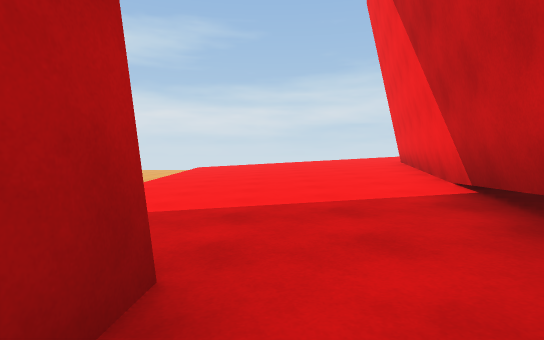
View 1 (above)

24 first-person views from a walk through a Unity game level. The camera is 1.2 m above the floor, tilts 2° down and sees 80° across. The floor is counted in squares, 2 m on a side. Each view is taken from the middle of a square. On the plan, view 1 faces up. The plan holds only what a view shows up to about 10 squares ahead; the rest is blank. The place goes on beyond the plan.

View 2
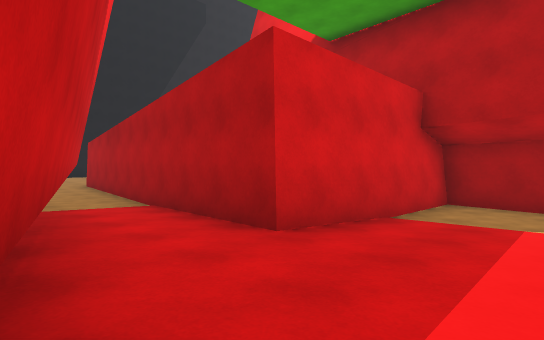

View 3
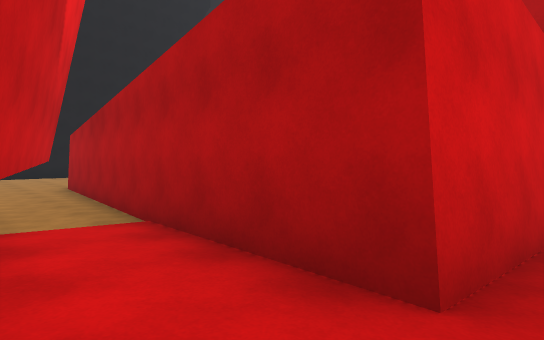

View 4
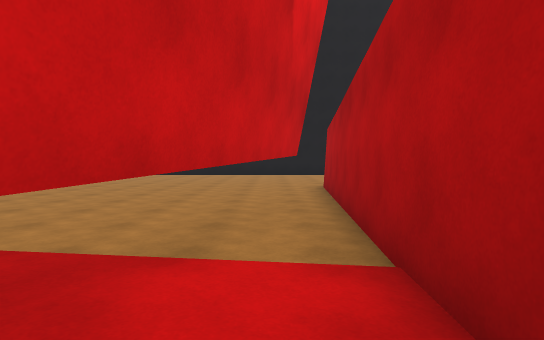

View 5
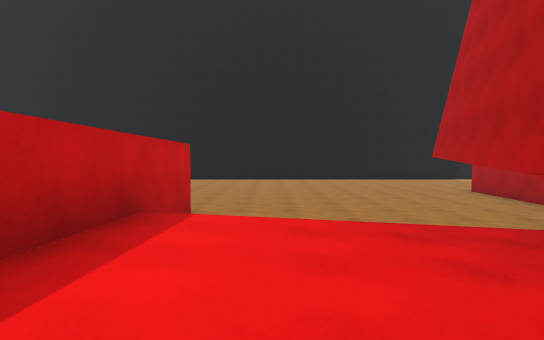

View 6
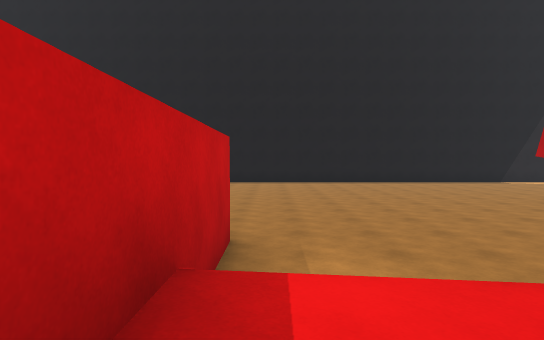

View 7
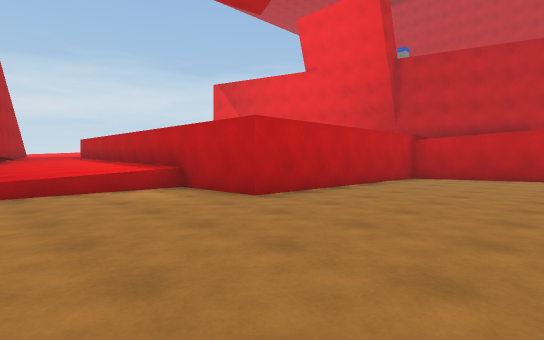

View 8
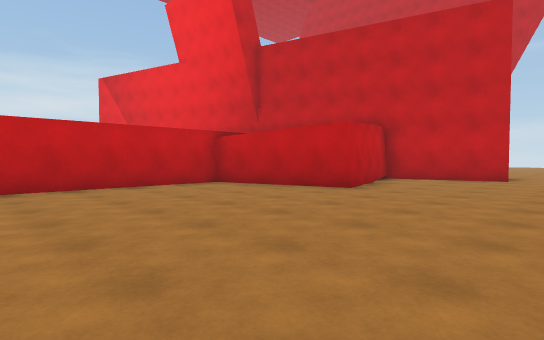

View 9
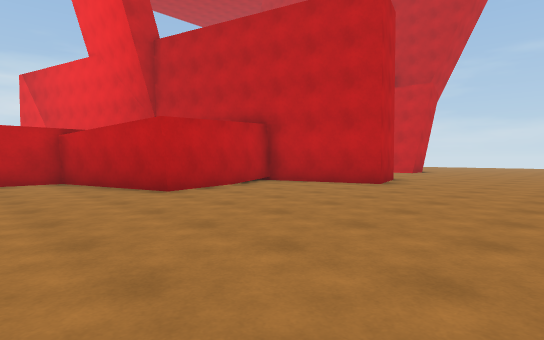

View 10
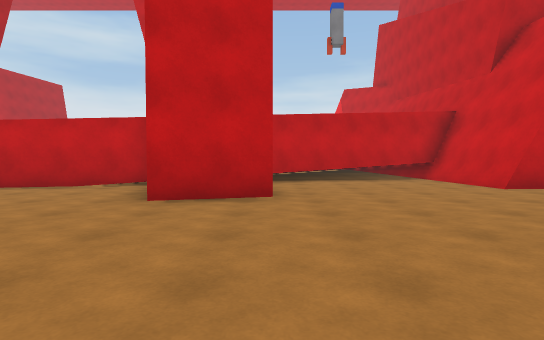

View 11
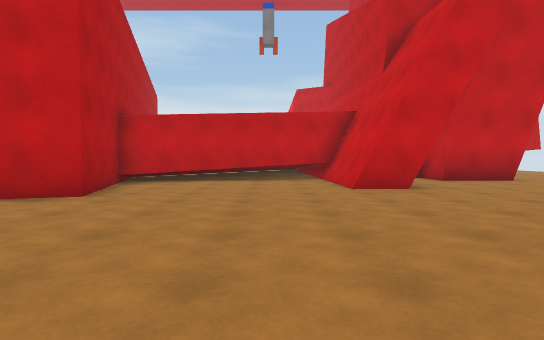

View 12
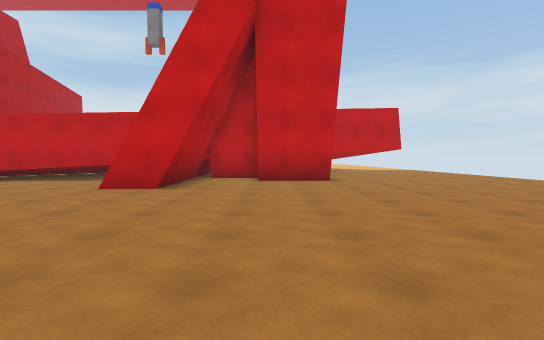

View 13
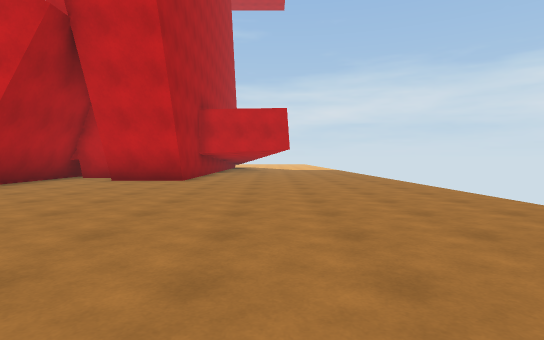

View 14
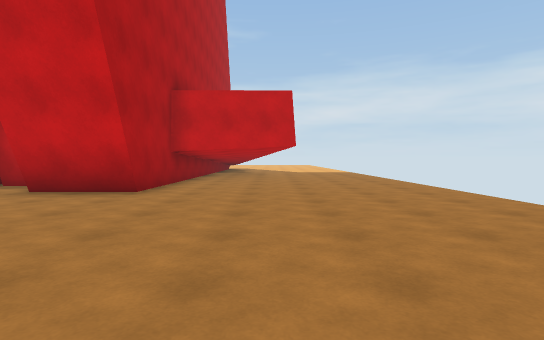

View 15
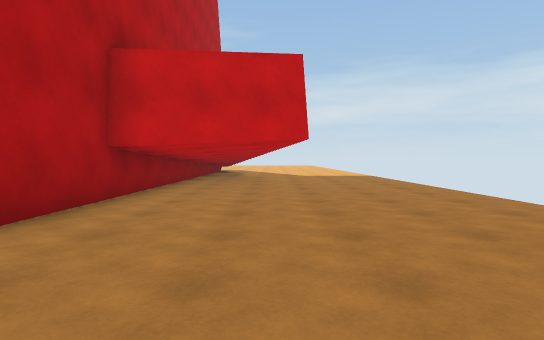

View 16
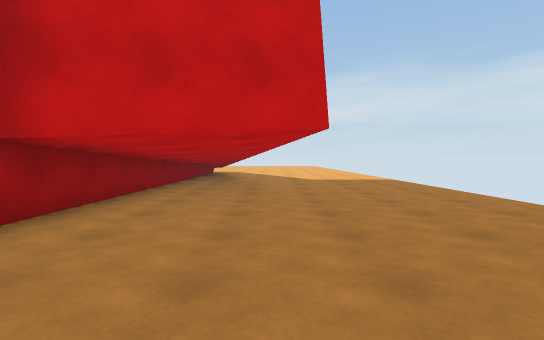

View 17
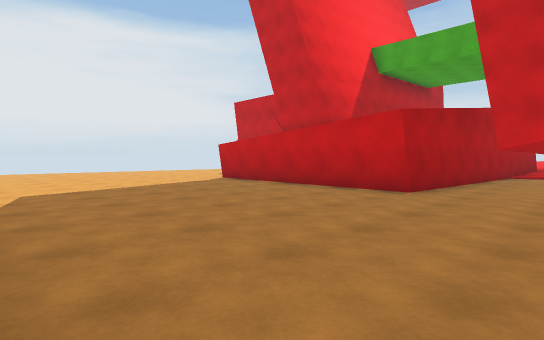

View 18
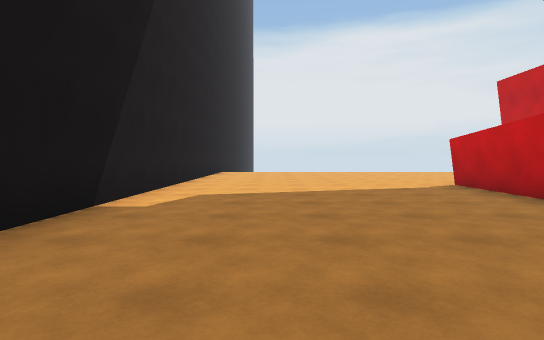

View 19
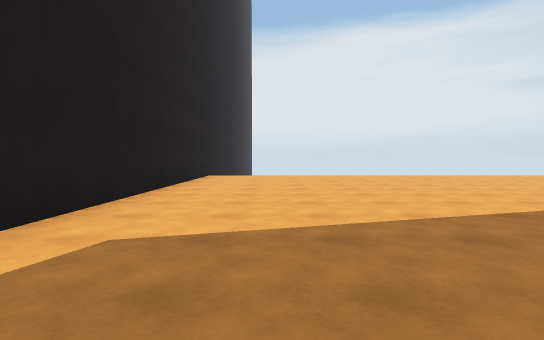

View 20
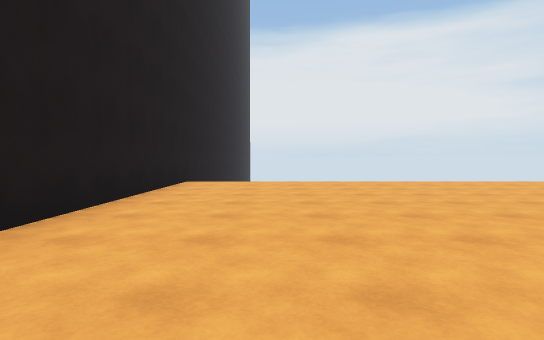

View 21
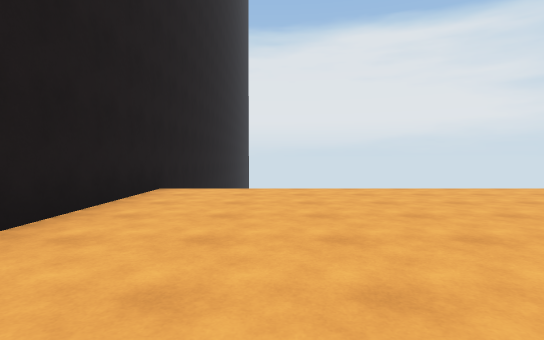

View 22
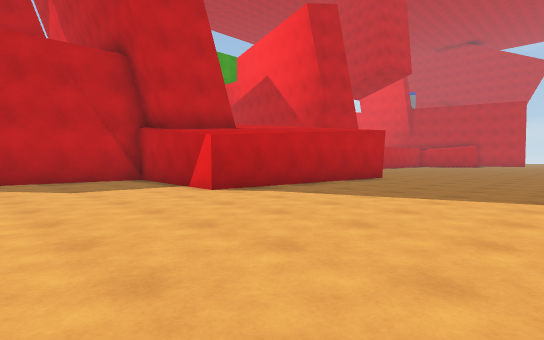

View 23
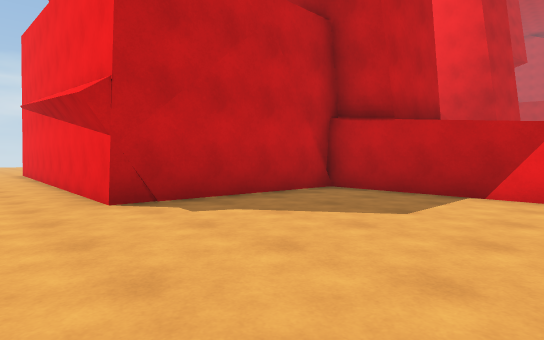

View 24
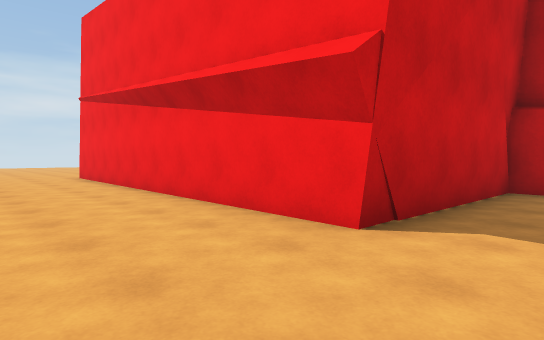

### Floor plan
Key: @ floor where view 1 was taken; # wall or solid block; . main floor; : floor 0.25 m higher than the main floor; + floor 0.5 m higher than the main floor; * floor 0.75 m higher than the main floor; % floor 1 m higher than the main floor; / step, stairs or slope; ^ raised ledge.
Columns run from 15 left of view 1 to 35 right of it. Each row starts with its distance up from view 1.
 10             /****%%#
  9             /+***%%#
  8             /+****%#
  7   ..        /++***##
  6   ..#        :++**#
  5   ..#        :++**#
  4   ..#       /::++*#                          ##....
  3   ..#    #../::++##*%%^                      ##....
  2   ..#    #...:::+# **%^                      ##....
  1   ..#    ######:+# **%^                      # ....
  0  ...#         #@##+***^                      #  ...
 -1  ...#         #:##+***^                      #. ...
 -2  ...#         #/##////#                      #.....
 -3  ...###       #.......#                     ##.....
 -4  .....###     ##......#######            ####......
 -5  .......#    ###............##  ##  ######.##......
 -6  .......#    #...............# ######...##.........
 -7  .......#    #...............###.##.....##.........
 -8  .......######...................##................
 -9  ................................###...............
-10  ..................................................
-11  ................      ............................
-12  ................         ........................
-13  ................         ......  ......  ... ...
-14 #................                  .  .    .   .
-15 #############

Where each view was taken, in squares from view 1:
view 1: 0 up, 0 right, facing up
view 2: 4 up, 2 right, facing down-left
view 3: 2 up, 1 right, facing down-left
view 4: 0 up, 0 right, facing down
view 5: 2 up, 5 right, facing down
view 6: 0 up, 6 right, facing down
view 7: 8 down, 3 right, facing up-right
view 8: 11 down, 8 right, facing up-right
view 9: 13 down, 11 right, facing up-right
view 10: 14 down, 20 right, facing up
view 11: 14 down, 23 right, facing up
view 12: 14 down, 28 right, facing up
view 13: 14 down, 32 right, facing up
view 14: 11 down, 32 right, facing up
view 15: 8 down, 32 right, facing up
view 16: 6 down, 32 right, facing up
view 17: 14 down, 1 right, facing up-left
view 18: 12 down, 0 right, facing left
view 19: 12 down, 3 left, facing left
view 20: 12 down, 6 left, facing left
view 21: 12 down, 8 left, facing left
view 22: 13 down, 11 left, facing up-right
view 23: 8 down, 13 left, facing up-right
view 24: 5 down, 14 left, facing up-right
